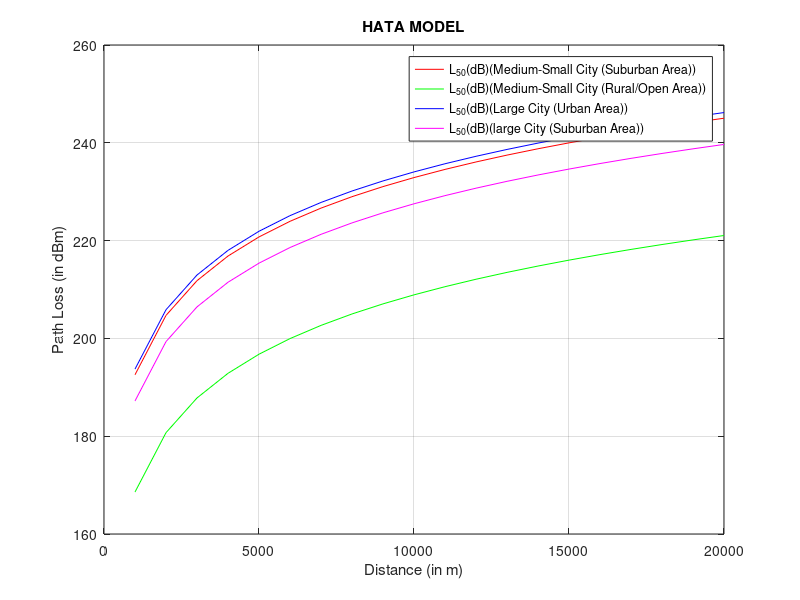

This figure's MATLAB source:
clc
clear all;
close all;
hte=input('Enter the TX Height:');
hre=input('Enter the RX Height:');
d=1000:1000:20000;
f=input('Enter the Frequency:');
% MEDIUM-SMALL CITY (SUB URBAN AREA)
ahre_1=(1.1*log10(f)-0.7)*hre-(1.56*log10(f)-0.8);
L50_1=69.55+26.16*log10(f)-13.82*log10(hte)+(44.9-6.55*log10(hte))*log10(d)-ahre_1;
L50_dB_1=L50_1-(2*log10(f/28)*log10(f/28))-5.4;
% MEDIUM-SMALL CITY (RURAL/OPEN AREA)
ahre_2=(1.1*log10(f)-0.7)*hre-(1.56*log10(f)-0.8);
L50_2=69.55+26.16*log10(f)-13.82*log10(hte)+(44.9-6.55*log10(hte))*log10(d)-ahre_2;
L50_dB_2=L50_2-(4.78*log10(f)*log10(f))+18.33*log10(f)-40.98;
% LARGE CITY (URBAN AND SUBURBAN AREA)
if f<300000000
ahre_3=8.29*(log10(1.54*hre))*(log10(1.54*hre))-1.1;
else
ahre_3=3.2*(log10(11.75*hre))*(log10(11.75*hre))-4.97;
end
L50_3=69.55+26.16*log10(f)-13.82*log10(hte)+(44.9-6.55*log10(hte))*log10(d)-ahre_3;
L50_dB_3=L50_3-(2*log10(f/28)*log10(f/28))-5.4;
% distance vs path loss
figure
plot(d,L50_dB_1,'r',d,L50_dB_2,'g',d,L50_3,'b',d,L50_dB_3,'m');
legend('L_5_0(dB)(Medium-Small City (Suburban Area))','L_5_0(dB)(Medium-Small City (Rural/Open Area))','L_5_0(dB)(Large City (Urban Area))','L_5_0(dB)(large City (Suburban Area))');
xlabel('Distance (in m)');
ylabel('Path Loss (in dBm)');
title('HATA MODEL');
grid on
